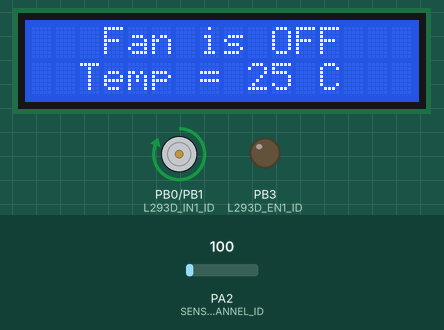
The program below on a simulated ATmega32, built with avr-gcc and emulated at 1 MHz. On the bench: 16×2 character LCD, motor-driver pin pairs drawn as motors (green arrow = first pin HIGH = forward, orange = second pin HIGH = backward, longer = more drive), output pins drawn as LEDs (lit = HIGH). Wiring (inferred from the names in the program): character LCD (HD44780): RS PD0; E PD2; data PC0, PC1, PC2, PC3, PC4, PC5, PC6, PC7. The inputs (shaded band) are chosen by the test bench; at power-on: PA2 (SENSOR_CHANNEL_ID) = 100. Pins used as bus, display or sensor lines are not drawn.

Above: at 1.2 s.
1.3 s: PA2 (SENSOR_CHANNEL_ID) set to 110
At 2.2 s:
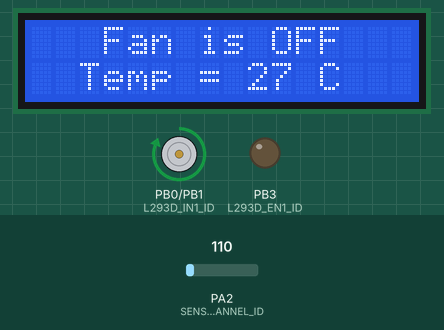
2.9 s: PA2 (SENSOR_CHANNEL_ID) set to 129
At 4.1 s:
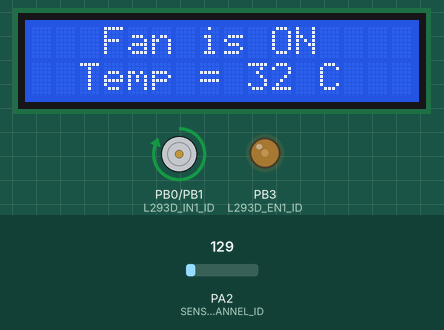
4.6 s: PA2 (SENSOR_CHANNEL_ID) set to 223
At 5.9 s:
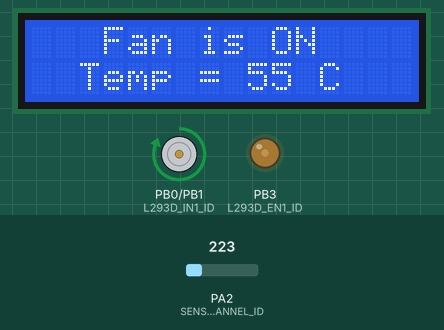
6.2 s: PA2 (SENSOR_CHANNEL_ID) set to 250
At 7.6 s:
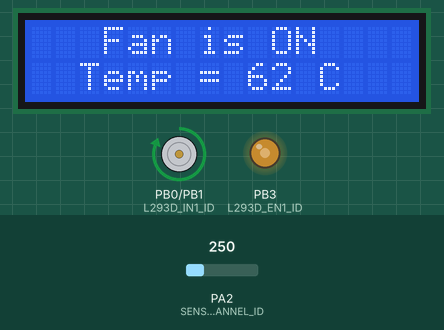
Timing chart, 0 to 8.8 s (numbered marks = the images above; inputs shaded):
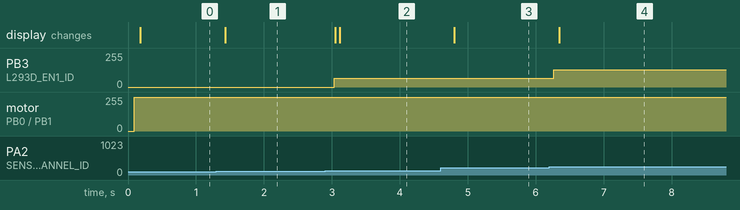

Measured:
- the behaviour switches between 119 and 120 on PA2 (SENSOR_CHANNEL_ID) (found by bisection; images 1 and 2)
- the behaviour switches between 239 and 240 on PA2 (SENSOR_CHANNEL_ID) (found by bisection; images 3 and 4)
- after the input at 1.3 s, the display: changes after 0.13 s (image 1)
- after the input at 2.9 s, PB3 (L293D_EN1_ID): 0/255 → 64/255 after 0.14 s; the display: first changes after 0.15 s (image 2 shows a later state)
- after the input at 4.6 s, the display: changes after 0.20 s (image 3)
- after the input at 6.2 s, PB3 (L293D_EN1_ID): 64/255 → 128/255 after 0.07 s; the display: changes after 0.14 s (image 4)

The program:

Main.c
```c
/******************************************************************************
 *
 * Module: Common - Platform Types Abstraction
 *
 * File Name: Main.c
 *
 * Description: types for AVR
 *
 * Date Created: 4/10/2022
 *
 * Author: Moustafa Ahmed
 *
 *******************************************************************************/

#include "Libraries.h"
#include "std_types.h"
#include "GPIO.h"
#include "LCD.h"
#include "ADC.h"
#include "lM35_TempSensor.h"
#include "DcMotor.h"
#include "TIMER.h"
/**-------------------------Defines-------------------------------**/

/**-------------------------Function Def Section------------------**/

void Initializing()
{
	/* Initializing Everything */
	{
		LCD_init(); /* LCD Initializing */
	}

	/*---------------------------------------------------------*/
	/*
	 * Setting the Configuration values for ADC
	 * Creating a member from the ADC_ConfigType structure
	 * Ref_Voltage will Internal 2.56v
	 * F_ADC = F_CPU/8
	 */
	{
		ADC_ConfigType Config;
		Config.ref_volt = Internal_Ref;
		Config.prescaler=F_ADC8;
		ADC_init(&Config);
	}

	/*---------------------------------------------------------*/
	{
		/*
		 * DcMotor Initializing
		 *
		 */
		DCMotor_init();
	}
	/*---------------------------------------------------------*/
	{
		/*
		 * TIMER0_PWM initialize
		 *Setting the Prescaler to F_CPU/8
		 */
		TIMER_ConfigType Config;
		Config.prescaler=F_TIMER8;
		Timer0_PWM_Init( &Config);
	}
	/*---------------------------------------------------------*/
}
/**-------------------------MAIN----------------------------------**/
int main(void)
{

	Initializing(); /* Initializing Everything */
	uint8 a_TempValue=0;
	while(1)
	{
		/* Reading the Temperature value using Pulling method */
		a_TempValue = LM35_getTemperature();

		/* Displaying on the screen
		 * Fan is "ON/OFF
		 */
		LCD_moveCursor(0, 3);
		LCD_displayString("Fan is ");

		/*---------------------------------------------------------*/
		/* Controlling the Motor speed */
		/* For less than 30C Turn on fan by 0% of it's total power */
		if( a_TempValue < 30)
		{
			DcMotor_Rotate(ClockWise,0);
			LCD_displayString("OFF");
		}
		/* For more than 30C Turn on fan by 25% of it's total power */
		else if( a_TempValue >= 30 && a_TempValue < 60)
		{
			DcMotor_Rotate(ClockWise,64);
			LCD_displayString("ON ");
		}
		/* For more than 60C Turn on fan by 50% of it's total power */
		else if( a_TempValue >= 60 && a_TempValue < 90)
		{
			DcMotor_Rotate(ClockWise,128);
			LCD_displayString("ON ");
		}
		/* For more than 90C Turn on fan by 75% of it's total power */
		else if( a_TempValue >= 90 && a_TempValue < 120)
		{
			DcMotor_Rotate(ClockWise,192);
			LCD_displayString("ON ");
		}
		/* For more than 120C Turn on fan by 100% of it's total power */
		else if(a_TempValue >= 120)
		{
			DcMotor_Rotate(ClockWise,255);
			LCD_displayString("ON ");
		}

		/*---------------------------------------------------------*/
		{
			/*
			 * Displaying the Temperature
			 */
			LCD_moveCursor(1, 2); /* To write the whole word in the middle */
			LCD_displayString("Temp = ");
			if(a_TempValue < 100 && a_TempValue >= 10)
			{
				LCD_intgerToString(a_TempValue);
				LCD_displayString(" ");
			}
			else if(a_TempValue < 10)
			{
				LCD_intgerToString(a_TempValue);
				LCD_displayString("  ");
			}
			else
			{
				LCD_intgerToString(a_TempValue);
			}
			LCD_displayString("C");
		}
		/*---------------------------------------------------------*/
	}

	return 0;
}
/**-------------------------END------------------------------------**/
```

ADC.c
```c
/******************************************************************************
 *
 * Module: Common - Platform Types Abstraction
 *
 * File Name: ADC.c
 *
 * Description: types for AVR
 *
 * Date Created: 3/10/2022
 *
 * Author: Moustafa Ahmed
 *
 *******************************************************************************/

/**-------------------------INCLUDES Section------------------------**/
#include "Libraries.h"
#include "GPIO.h"
#include "ADC.h"

/**-------------------------Function Definition Section-------------**/
/*
 * Description :
 * Function responsible for initialize the ADC driver.
 */
void ADC_init(const ADC_ConfigType *Config_Ptr)
{
	/* Choosing the Reference voltage */
	ADMUX = (ADMUX & 0x3F) |(Config_Ptr->ref_volt<<6);

	/* Activating the ADC */
	SET_BIT(ADCSRA,ADEN);

	/* Setting F_ADC = F_CPU/x */
	ADCSRA = (ADCSRA & 0xF8) | Config_Ptr->prescaler;

}

/*----------------------------------------------------------------------------*/

/*
 * Description :
 * Function responsible for read analog data from a certain ADC channel
 * and convert it to digital using the ADC driver.
 */
uint16 ADC_readChannel(uint8 channel_num)
{
	ADMUX &= 0xE0; /* Clearing the first 5 bits */
	ADMUX = ADMUX | channel_num; /* Choosing which channel will be used*/
	SET_BIT(ADCSRA,ADSC); /* Start Conversion   */

	while(BIT_IS_CLEAR(ADCSRA,ADIF)); /* Based ON pulling method */

	SET_BIT(ADCSRA,ADIF); /* Clearing the flag register */

	return ADC; /* Read the digital value from the data register */
}
/**---------------------------------END-----------------------------**/
```

ADC.h
```c
/******************************************************************************
 *
 * Module: Common - Platform Types Abstraction
 *
 * File Name: ADC.h
 *
 * Description: types for AVR
 *
 * Date Created: 3/10/2022
 *
 * Author: Moustafa Ahmed
 *
 *******************************************************************************/


#ifndef ADC_H_
#define ADC_H_

/**-------------------------INCLUDES Section------------------------**/
#include "std_types.h"
/**-------------------------Definitions & Config Section------------**/
/* Main Definitions */
#define ADC_CHANNEL_ZERO_ID			0
#define ADC_CHANNEL_ONE_ID			1
#define ADC_CHANNEL_TWO_ID			2
#define ADC_CHANNEL_THREE_ID		3
#define ADC_CHANNEL_FOUR_ID			4
#define ADC_CHANNEL_FIVE_ID			5
#define ADC_CHANNEL_SIX_ID			6
#define ADC_CHANNEL_SEVEN_ID		7
#define ADC_MAXIMUM_VALUE    1023
#define ADC_REF_VOLT_VALUE   2.56
/* Modifiable Definitions*/
#define ADC_INPUT_PORT_ID 			PORTA_ID
#define ADC_REF_VOLTAGE_ID			AVCC

/**-------------------------Enum Section----------------------------**/

/*
 * Description:
 * Selecting the reference voltage
 */
typedef enum
{
	AREF=0,AVCC,Reserved,Internal_Ref
}ADC_ReferenceVoltage;

/*
 * Description:
 * Selecting the clock of ADC
 */
typedef enum
{
	F_ADC2=1,F_ADC4,F_ADC8,F_ADC16,F_ADC32,F_ADC64,F_ADC128
}ADC_Prescaler;

/**-------------------------Struct Section--------------------------**/

/*
 * Description:
 * Giving Values when Initializing it
 * Configure the required ADC settings
 */
typedef struct
{
	ADC_ReferenceVoltage ref_volt;
	ADC_Prescaler prescaler;
}ADC_ConfigType;

/**-------------------------Function Dec. Section-------------------**/

/*
 * Description :
 * Function responsible for initialize the ADC driver.
 */
void ADC_init(const ADC_ConfigType *Config_Ptr);

/*----------------------------------------------------------------------------*/
/*
 * Description :
 * Function responsible for read analog data from a certain ADC channel
 * and convert it to digital using the ADC driver.
 */
uint16 ADC_readChannel(uint8 channel_num);

/**-------------------------END-------------------------------------**/

#endif /* ADC_H_ */
```

DcMotor.c
```c
/******************************************************************************
 *
 * Module: Common - Platform Types Abstraction
 *
 * File Name: DcMotor.c
 *
 * Description: types for AVR
 *
 * Date Created: 3/10/2022
 *
 * Author: Moustafa Ahmed
 *
 *******************************************************************************/

/**-------------------------INCLUDES Section------------------------**/

#include "Libraries.h"
#include "GPIO.h"
#include "DcMotor.h"
#include "TIMER.h"

/**-------------------------Function Definition Section-------------**/

void DCMotor_init()
{
	/*
	 * Motor is connected to L293D Driver
	 */
	GPIO_setupPinDirection(DC_MOTOR_IN1_OUTPUT_PORT_ID, L293D_IN1_ID, PIN_OUTPUT);
	GPIO_setupPinDirection(DC_MOTOR_IN2_OUTPUT_PORT_ID, L293D_IN2_ID, PIN_OUTPUT);
	GPIO_setupPinDirection(DC_MOTOR_EN_PORT_ID, 		L293D_EN1_ID, PIN_OUTPUT);

} /* End DCMotor_init function */

/*----------------------------------------------------------------------------*/

void DcMotor_Rotate(DcMotor_State state, uint8 speed)
{
	/* Selecting the Direction of the MOTOR */
	if(state == ClockWise)
	{
		GPIO_writePin(DC_MOTOR_IN1_OUTPUT_PORT_ID, L293D_IN1_ID, LOGIC_HIGH);
		GPIO_writePin(DC_MOTOR_IN2_OUTPUT_PORT_ID, L293D_IN2_ID, LOGIC_LOW);
	}
	else if(state == Anti_ClockWise)
	{
		GPIO_writePin(DC_MOTOR_IN2_OUTPUT_PORT_ID, L293D_IN2_ID, LOGIC_HIGH);
		GPIO_writePin(DC_MOTOR_IN1_OUTPUT_PORT_ID, L293D_IN1_ID, LOGIC_LOW);
	}

	/* Sending the compare value to Timer everytime to change the motor speed */
	Timer0_PWM_Activate(speed);
}

/*----------------------------------------------------------------------------*/

void DCMotor_stop()
{
	GPIO_writePin(DC_MOTOR_EN_PORT_ID, L293D_EN1_ID , LOGIC_LOW); /* Sending speed 0 to DCMotor_Speed() */
}   /* End DCMotor_stop()function */

/**---------------------------------END-----------------------------**/
```

DcMotor.h
```c
/******************************************************************************
 *
 * Module: Common - Platform Types Abstraction
 *
 * File Name: DcMotor.h
 *
 * Description: types for AVR
 *
 * Date Created: 3/10/2022
 *
 * Author: Moustafa Ahmed
 *
 *******************************************************************************/

#ifndef DCMOTOR_H_
#define DCMOTOR_H_

/**-------------------------INCLUDES Section------------------------**/

#include "std_types.h"

/**-------------------------Definitions & Config Section------------**/

/* Modifiable Definitions*/
#define DC_MOTOR_IN1_OUTPUT_PORT_ID 	PORTB_ID
#define DC_MOTOR_IN2_OUTPUT_PORT_ID		PORTB_ID
#define DC_MOTOR_EN_PORT_ID				PORTB_ID
#define L293D_IN1_ID			 		PIN0_ID
#define L293D_IN2_ID 					PIN1_ID
#define L293D_EN1_ID 					PIN3_ID

/**-------------------------Enum Section----------------------------**/

typedef enum
{
	ClockWise,Anti_ClockWise
}DcMotor_State;

/**-------------------------Function Dec. Section-------------------**/
/*
 * Description:
 * Initializing the PORTs direction
 */
void DCMotor_init();
/*----------------------------------------------------------------------------*/

/*
 * Description:
 * Controlling the Speed and Rotation Direction of the motor
 */
void DcMotor_Rotate(DcMotor_State state, uint8 speed);
/*----------------------------------------------------------------------------*/

/*
 * Description:
 * Disabling the Motor's driver
 */
void DCMotor_stop();

/**-------------------------END-------------------------------------**/

#endif /* DCMOTOR_H_ */
```

TIMER.c
```c
/******************************************************************************
 *
 * Module: Common - Platform Types Abstraction
 *
 * File Name: TIMER.c
 *
 * Description: types for AVR
 *
 * Date Created: 4/10/2022
 *
 * Author: Moustafa Ahmed
 *
 *******************************************************************************/

/**-------------------------INCLUDES Section------------------------**/
#include "Libraries.h"
#include "GPIO.h"
#include "TIMER.h"

/**-------------------------Function Definition Section-------------**/

/*
 * Initializing Timer0_PWM
 */
void Timer0_PWM_Init(TIMER_ConfigType *Config_Ptr)
{
	TCNT0 = 0; /* Set Timer Initial Value to 0 */

	/* Configure PB3/OC0 as output pin --> pin where the PWM signal is generated from MC */
	GPIO_setupPinDirection(PWM0_PORT_ID, PWM0_PIN_ID, PIN_OUTPUT);

	/* Configure timer control register
	 * 1. Fast PWM mode FOC0=0
	 * 2. Fast PWM Mode WGM01=1 & WGM00=1
	 * 3. Clear OC0 when match occurs (non inverted mode) COM00=0 & COM01=1
	 * 4. clock = Dependent on the user
	 */
	TCCR0 = (1<<WGM00) | (1<<WGM01) | (1<<COM01);
	TCCR0 |= Config_Ptr->prescaler;
}


/*
 * Setting Timer0_PWM
 */
void Timer0_PWM_Activate(uint8 SetDuty)
{
	TCNT0 = 0; /* Set Timer Initial Value to 0 */
	OCR0  = SetDuty; /* Set Compare Value */
}

/**---------------------------------END-----------------------------**/
```

TIMER.h
```c
/******************************************************************************
 *
 * Module: Common - Platform Types Abstraction
 *
 * File Name: TIMER.h
 *
 * Description: types for AVR
 *
 * Date Created: 4/10/2022
 *
 * Author: Moustafa Ahmed
 *
 *******************************************************************************/
#ifndef TIMER_H_
#define TIMER_H_

/**-------------------------INCLUDES Section------------------------**/

#include "std_types.h"

/**-------------------------Definitions & Config Section------------**/
#define PWM0_PORT_ID		PORTB_ID
#define PWM0_PIN_ID			PIN3_ID
/**-------------------------Enum Section----------------------------**/

typedef enum
{
	F_TIMER8=2,F_TIMER64,F_TIMER256,F_TIMER1024
}TIMER_prescaler;

/**-------------------------Struct Section--------------------------**/
typedef struct
{
	TIMER_prescaler prescaler;
}TIMER_ConfigType;

/**-------------------------Function Dec. Section-------------------**/
/*
 * Initializing Timer0_PWM
 */
void Timer0_PWM_Init(TIMER_ConfigType *Config_Ptr);

/*
 * Setting Timer0_PWM
 */
void Timer0_PWM_Activate(uint8 SetDuty);

/**-------------------------END-------------------------------------**/

#endif /* TIMER_H_ */
```

lM35_TempSensor.c
```c
/******************************************************************************
 *
 * Module: Common - Platform Types Abstraction
 *
 * File Name: IM35_TempSensor.c
 *
 * Description: types for AVR
 *
 * Date Created: 3/10/2022
 *
 * Author: Moustafa Ahmed
 *
 *******************************************************************************/

/**-------------------------INCLUDES Section------------------------**/
#include "lM35_TempSensor.h"

#include "ADC.h"
/**-------------------------Function Definition Section-------------**/

/*
 * Description :
 * Function responsible for calculate the temperature from the ADC digital value.
 */
uint8 LM35_getTemperature(void)
{
	uint8 a_temp_value = 0;

	uint16 a_adc_value = 0;

	/* Read ADC channel where the temperature sensor is connected */
	a_adc_value = ADC_readChannel(SENSOR_CHANNEL_ID);

	/* Calculate the temperature from the ADC value*/
	a_temp_value = (uint8)(((uint32)a_adc_value*SENSOR_MAX_TEMPERATURE*ADC_REF_VOLT_VALUE)/(ADC_MAXIMUM_VALUE*SENSOR_MAX_VOLT_VALUE));

	return a_temp_value;
}
/**---------------------------------END-----------------------------**/
```

lM35_TempSensor.h
```c
/******************************************************************************
 *
 * Module: Common - Platform Types Abstraction
 *
 * File Name: IM35_TempSensor.h
 *
 * Description: types for AVR
 *
 * Date Created: 3/10/2022
 *
 * Author: Moustafa Ahmed
 *
 *******************************************************************************/

#ifndef LM35_TEMPSENSOR_H_
#define LM35_TEMPSENSOR_H_

/**-------------------------INCLUDES Section------------------------**/
#include "std_types.h"
/**-------------------------Definitions & Config Section------------**/

#define SENSOR_CHANNEL_ID         2
#define SENSOR_MAX_VOLT_VALUE     1.5
#define SENSOR_MAX_TEMPERATURE    150

/**-------------------------Function Dec. Section-------------------**/

/*
 * Description :
 * Function responsible for calculate the temperature from the ADC digital value.
 */
uint8 LM35_getTemperature(void);


/**---------------------------------END-----------------------------**/


#endif /* LM35_TEMPSENSOR_H_ */
```

Libraries.h
```c
 /******************************************************************************
 *
 * Module: Common - Platform Types Abstraction
 *
 * File Name: Libraries.h
 *
 * Description: types for AVR
 *
 * Date Created: 20/9/2022
 *
 * Author: Moustafa Ahmed
 *
 *******************************************************************************/

#ifndef LIBRARIES_H_
#define LIBRARIES_H_

/*-------------------------Libraries Section------------------------*/

#include <avr/io.h>
#include <avr/interrupt.h>
#include <util/delay.h>

/*-----------------------------END-----------------------------------*/

#endif /* LIBRARIES_H_ */
```

Source omitted: LCD.c (7071 bytes), LCD.h (3412 bytes), GPIO.c (7921 bytes), GPIO.h (3641 bytes), std_types.h (2382 bytes)
